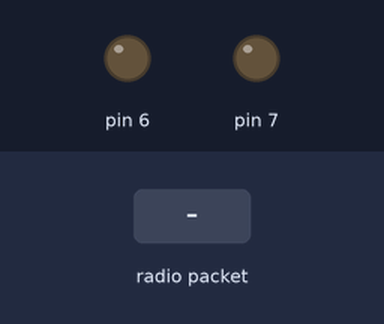
The sketch below on a simulated Arduino Uno, built with avr-gcc and run on an emulated ATmega328P. Parts: output pins drawn as LEDs (lit = HIGH). Inputs (shaded band) come from the test bench. No radio packets arrive unless stated.

Above: at 1.2 s.
1.3 s: radio packet "a" arrives
At 2.3 s:
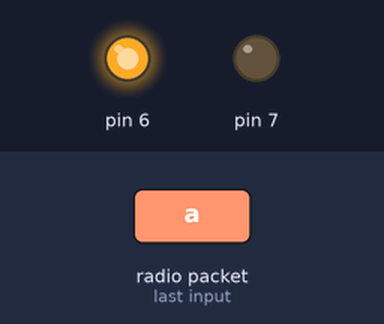
2.8 s: radio packet "c" arrives
At 3.5 s:
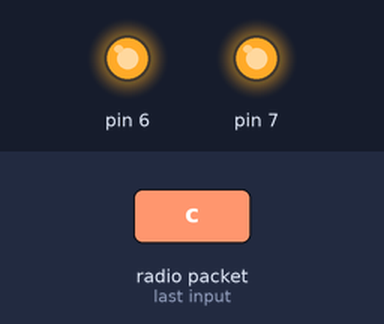
4.3 s: radio packet "b" arrives
At 4.6 s:
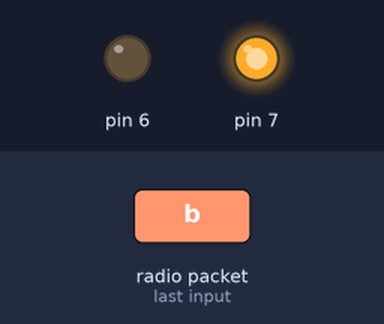
5.8 s: radio packet "d" arrives
At 6.9 s:
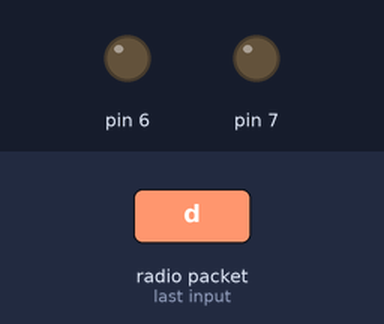
Timing chart, 0 to 8.3 s (numbered marks = the images above; inputs shaded):
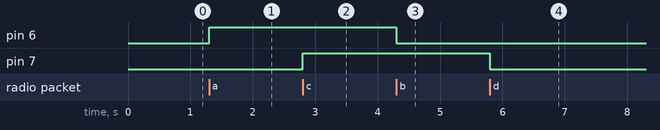

Measured:
- after the input at 1.3 s, pin 6: LOW → HIGH at once
- after the input at 2.8 s, pin 7: LOW → HIGH at once
- after the input at 4.3 s, pin 6: HIGH → LOW at once
- after the input at 5.8 s, pin 7: HIGH → LOW at once

The sketch:

wireless_remote_control_reciever.ino
```cpp
// Project 47 - Creating a Wireless Remote Control, Receiver Sketch
#include <VirtualWire.h>
uint8_t buf[VW_MAX_MESSAGE_LEN];
uint8_t buflen = VW_MAX_MESSAGE_LEN;
void setup()
{
  vw_set_ptt_inverted(true); // Required for RF link modules
  vw_setup(300);
  vw_set_rx_pin(8);
  vw_rx_start();
  pinMode(6, OUTPUT);
  pinMode(7, OUTPUT);
}
void loop()
{
  if (vw_get_message(buf, &buflen))
  {
    switch (buf[0])
    {
      case 'a':
        digitalWrite(6, HIGH);
        break;
      case 'b':
        digitalWrite(6, LOW);
        break;
      case 'c':
        digitalWrite(7, HIGH);
        break;
      case 'd':
        digitalWrite(7, LOW);
        break;
    }
  }
}
```
